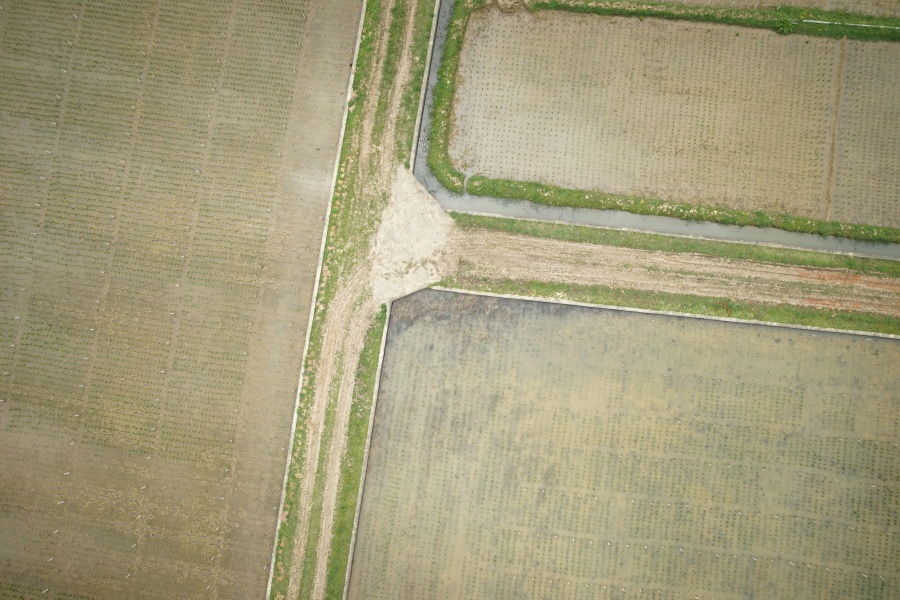
#> input picture input/DSC07279.JPG, 900 x 600 px; its folder holds only this picture in this run
$ python stitching.py
#> lines starting #> are read from the running program, lines starting #| are printed output that depends on the picture; after the words box and inside, x2 and y2 are one past the last pixel; in counts of white or black regions, pixels touching at a corner belong together
from shapely.geometry import Point
from shapely.geometry import Polygon
# import cv2
from cv2 import cv2
from PIL import Image
from matplotlib import pyplot as plt
from pathlib import Path
from tqdm import tqdm

import argparse
import numpy as np
import math
import ast
import csv
import os
# import time
import heapq
import logging
# logging.basicConfig(level=logging.WARNING)

# [624 lines left out: functions pts_distance, point_homography, vertices_homography, removeOutsider, findRicePair, findRicePair_heap and 5 more, not called in this run]


def vertices_translate(vertices, tx, ty):
    vertices_move = []
    for vertex in vertices:
        x, y = vertex
        pt = ((x + tx), (y + ty))
        vertices_move.append(pt)

    return vertices_move


def vertices_resize(vertices, ratio):
    vertices_scaling = []
    for vertex in vertices:
        pt_scaling = tuple([math.floor(i*ratio) for i in vertex])
        vertices_scaling.append(pt_scaling)

    return vertices_scaling


def get_mosaic_vertices(list_homo, width=6000, height=4000):
    img_vertices = []
    vertices = [(0, 0), (width, 0), (width, height), (0, height)]

    for i in range(len(list_homo) + 1):
        img_vertices.append(vertices)

    for i in range(len(list_homo)):
        h11 = list_homo[i]['h11']
        h12 = list_homo[i]['h12']
        h13 = list_homo[i]['h13']
        h21 = list_homo[i]['h21']
        h22 = list_homo[i]['h22']
        h23 = list_homo[i]['h23']
        h31 = list_homo[i]['h31']
        h32 = list_homo[i]['h32']
        h33 = list_homo[i]['h33']

        H = [[h11, h12, h13],
             [h21, h22, h23],
             [h31, h32, h33]]

        H_current = np.array(H)

        num = i + 1
        for j in range(num):
            img_vertices[j] = vertices_homography(img_vertices[j], H_current)

    x_max = [max(v, key = lambda pt:pt[0])[0] for v in img_vertices]
    y_max = [max(v, key = lambda pt:pt[1])[1] for v in img_vertices]

    x_min = [min(v, key = lambda pt:pt[0])[0] for v in img_vertices]
    y_min = [min(v, key = lambda pt:pt[1])[1] for v in img_vertices]

    print("x_original range:", min(x_min), "~", max(x_max))
    print("y_original range:", min(y_min), "~", max(y_max))

    # move the vertices and rescale to smaller one
    tx = 0 - min(x_min)
    ty = 0 - min(y_min)

    for i in range(len(img_vertices)):
        poly = img_vertices[i]
        poly = vertices_translate(poly, tx, ty)
        poly = vertices_resize(poly, 0.5)
        img_vertices[i] = poly

    x_max = [max(v, key = lambda pt:pt[0])[0] for v in img_vertices]
    y_max = [max(v, key = lambda pt:pt[1])[1] for v in img_vertices]

    x_min = [min(v, key = lambda pt:pt[0])[0] for v in img_vertices]
    y_min = [min(v, key = lambda pt:pt[1])[1] for v in img_vertices]

    print("x range:", min(x_min), "~", max(x_max))
    print("y range:", min(y_min), "~", max(y_max))

    return img_vertices


def _parse_args():
    """Argument parser: parse the folder path.

    Argument:
        --inputpath
        --ricepath
        --outputpath
        --output_blendingpath
    """
    parser = argparse.ArgumentParser(description='ArgParser for stitching.py')
    parser.add_argument('--inputpath', default='../input/', type=str, help='folder path to input images')
    parser.add_argument('--ricepath', default='../output/rice/TGI/', type=str, help='folder path to read rice file')

    parser.add_argument('--outputpath', default='../output/stitching/', type=str, help='folder path to output result')
    parser.add_argument('--output_blendingpath', default='../output/stitching/blending/', type=str, help='folder path to save blending img')

    args = parser.parse_args()
    return args


if __name__ == '__main__':
    """
    The program finds a homography matrix between every two input images.

    For every two input images, a homography matrix will be found, and then output:
    1. an image of stitching result based on the matrix.

    After all the homography matrices are found, the program will output:
    1. a csv file which saves all the values of homography matrices.
    2. a mosaic image of all the input images.
    """

    args = _parse_args()

    inputpath = args.inputpath
    inputfiles = sorted([file for file in os.listdir(inputpath) if file.endswith('.JPG')])

    outputpath = args.outputpath
    output_blendingpath = args.output_blendingpath

    Path(outputpath).mkdir(parents=True, exist_ok=True)
    Path(output_blendingpath).mkdir(parents=True, exist_ok=True)

    ricepath = args.ricepath

    homography_list = []

    for i in tqdm(range(len(inputfiles)-1)):
        name_img1 = inputfiles[i].split(".")[0]
        name_img2 = inputfiles[i+1].split(".")[0]

        csvname_img1 = name_img1 + "_TGI.csv"
        csvname_img2 = name_img2 + "_TGI.csv"

        print("read rice file:", csvname_img1, csvname_img2)

        rice_img1 = []
        rice_img2 = []

        # read rice_img1
        with open(ricepath + csvname_img1, newline='') as csvfile:
            csv_reader = csv.DictReader(csvfile)
            csvdata = list(csv_reader)

        for row in csvdata:
            pt = ast.literal_eval(row['keypoints'])
            rice_img1.append(pt)

        # read rice_img2
        with open(ricepath + csvname_img2, newline='') as csvfile:
            csv_reader = csv.DictReader(csvfile)
            csvdata = list(csv_reader)

        for row in csvdata:
            pt = ast.literal_eval(row['keypoints'])
            rice_img2.append(pt)

        print("read img:", name_img1, name_img2)

        img1 = cv2.imread(inputpath + inputfiles[i])
        img2 = cv2.imread(inputpath + inputfiles[i+1])

        print("start finding homography")

        H, masked3 = find_homography(img1, img2, rice_img1, rice_img2, mode="iter_seedling")

        print("H =", H)

        h = []
        for row in H:
            h.extend(row)

        info = {"name1": name_img1, "name2": name_img2,
                "h11": h[0], "h12": h[1], "h13": h[2],
                "h21": h[3], "h22": h[4], "h23": h[5],
                "h31": h[6], "h32": h[7], "h33": h[8],
                }
        homography_list.append(info)

        print("blending img1 and img2")

        dst = cv2.warpPerspective(img1, H, (img2.shape[1], img2.shape[0]))
        result = cv2.addWeighted(dst, 0.5, img2, 0.5, 0)
        cv2.imwrite(output_blendingpath + name_img1 + "_" + name_img2 + ".jpg", result)

        rice1_H = []
        rice2_H = []

        for pt in rice_img1:
            pt_homo = point_homography(pt, H)
            info = {"pt": pt, "homo": pt_homo}
            rice1_H.append(info)

        for pt in rice_img2:
            pt_homo = tuple([p for p in pt])
            info = {"pt": pt, "homo": pt_homo}
            rice2_H.append(info)

        print("finding ricepairs between img1 and img2")

        ricepair = findRicePair_heap(rice1_H, rice2_H, thresh=10)

        print("# of pairs =", len(ricepair))

        img_ricepair = draw_pairs(result, ricepair)
        cv2.imwrite(output_blendingpath + name_img1 + "_" + name_img2 + "_pair.jpg", img_ricepair)

    # save homography_list into .csv
    csvname = 'list_homo.csv'
    print("write", csvname)
    with open(outputpath + csvname, 'w', newline='') as csvfile:
        fieldnames = ['name1', 'name2', 'h11', 'h12', 'h13', 'h21', 'h22', 'h23', 'h31', 'h32', 'h33']
        writer = csv.DictWriter(csvfile, fieldnames = fieldnames)

        writer.writeheader()

        for i in homography_list:
            writer.writerow(i)

    # get mosaic_vertices
    print("generate mosaic")

    img_vertices = get_mosaic_vertices(homography_list)
    vertices = img_vertices[-1]
    vertices = [tuple([pt*2 for pt in v]) for v in vertices]

    mosaic = np.zeros((7000, 5000, 3), dtype = "uint8")
    mosaic = Image.fromarray(mosaic)
#> mosaic: PIL image 5000x7000 RGB; every value is 0

    # get homography by img_vertices, and then generate the mosaic
    for i in range(len(img_vertices)):
        name = inputfiles[i].split(".")[0]
        print("generate mosaic of", name)

        img = cv2.imread(inputpath + inputfiles[i])
#> img is the input picture: shape (600, 900, 3); mean B, G, R 123.2, 156.6, 163.4
        # img = cv2.cvtColor(img, cv2.COLOR_BGR2RGB)

        src = np.float32(vertices)
        dst = np.float32(img_vertices[i])

        M = cv2.getPerspectiveTransform(src, dst)

        img_homo = cv2.warpPerspective(img, M, (5000, 7000))
        img_homo = Image.fromarray(img_homo)
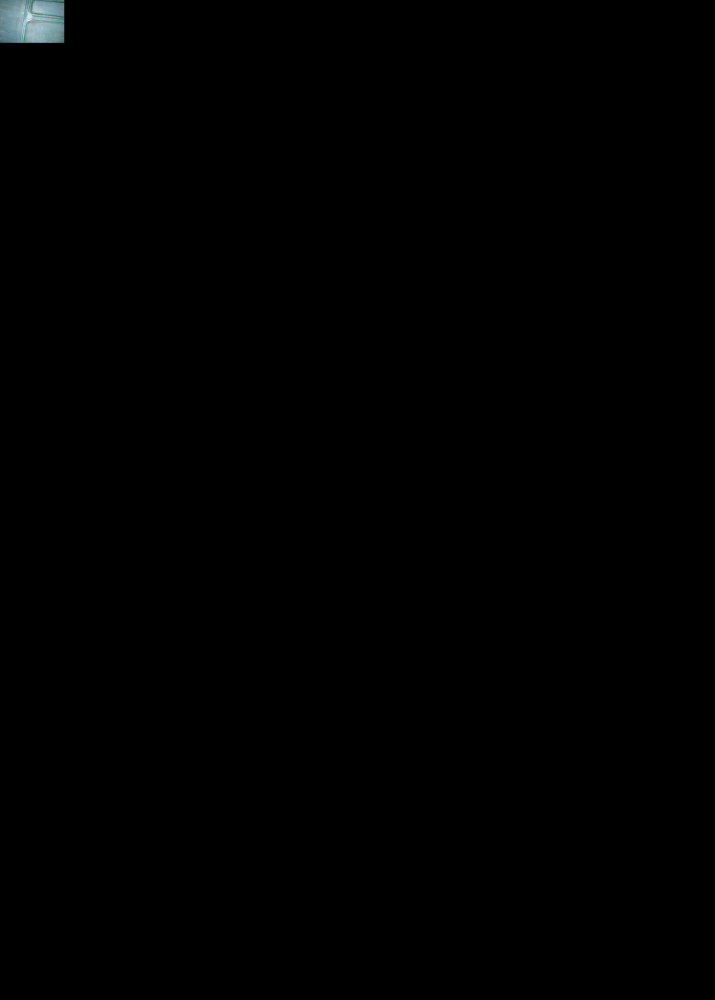
#> img_homo: PIL image 5000x7000 RGB (shown at 1/7 size); mean R, G, B 0.5, 0.6, 0.6

        mask = np.zeros(img.shape[:2], dtype = "uint8")
        mask[mask == 0] = 255
        mask = cv2.warpPerspective(mask, M, (5000, 7000))
        mask = Image.fromarray(mask)
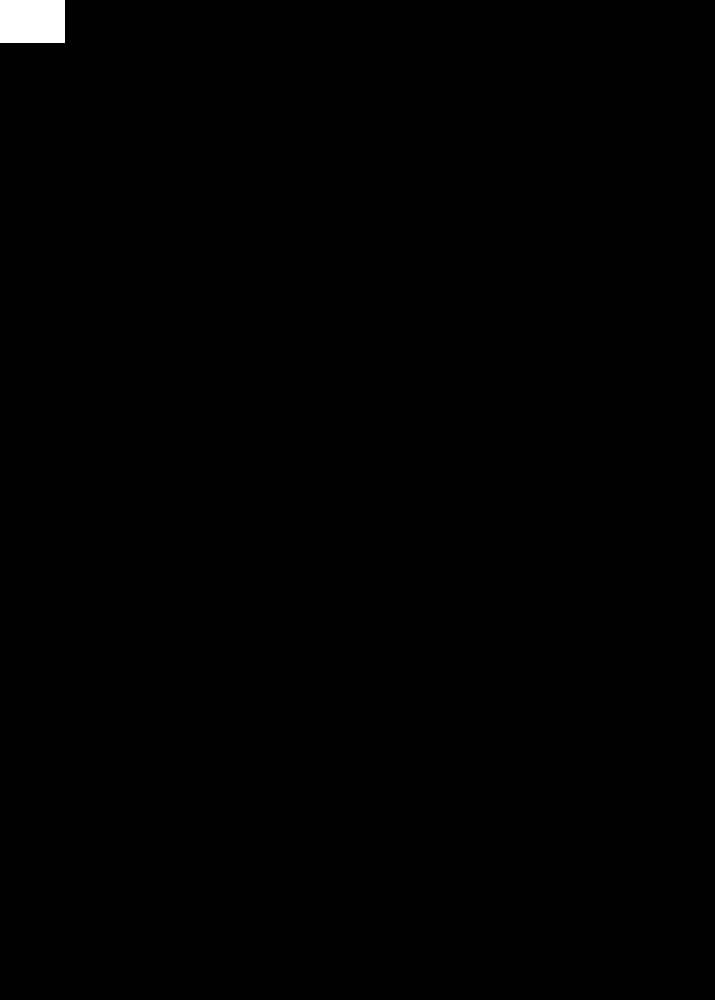
#> mask: PIL image 5000x7000 L (shown at 1/7 size); 0.39% white; 1 white region, box (x1, y1, x2, y2) and area: (0, 0, 450, 300) 135000

        mosaic = Image.composite(img_homo, mosaic, mask)

    # save the mosaic
    mosaic = np.asarray(mosaic)
    cv2.imwrite(output_blendingpath + "mosaic.jpg", mosaic)
